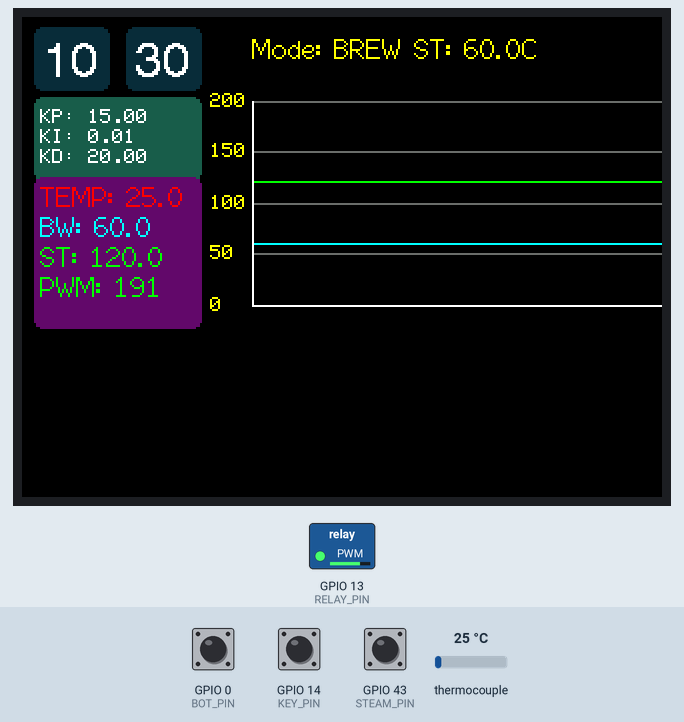
Recording of a program running on a simulated ESP32-S3. Shown: 320×240 colour display, switched loads named in the program (green lamp = pin HIGH). The test bench sets the inputs (shaded band); at power-on: GPIO 14 (KEY_PIN) HIGH, GPIO 43 (STEAM_PIN) HIGH, thermocouple 25 °C, GPIO 0 (BOT_PIN) HIGH (analog values on the 0–4095 scale). EEPROM starts erased.

Above: at 1.9 s.
2.0 s: GPIO 14 (KEY_PIN) pulled LOW for 3.2 s
At 7.5 s:
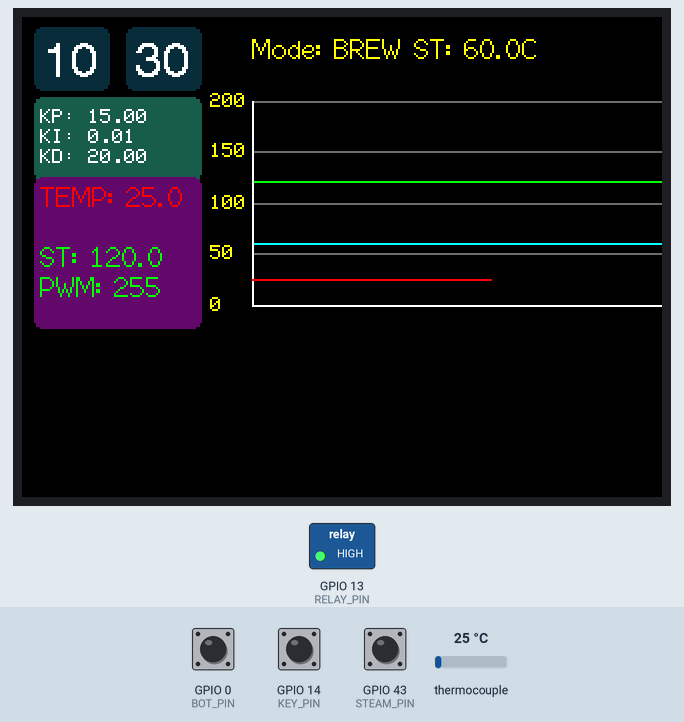
7.6 s: GPIO 43 (STEAM_PIN) pulled LOW for 1.95 s
At 8.3 s:
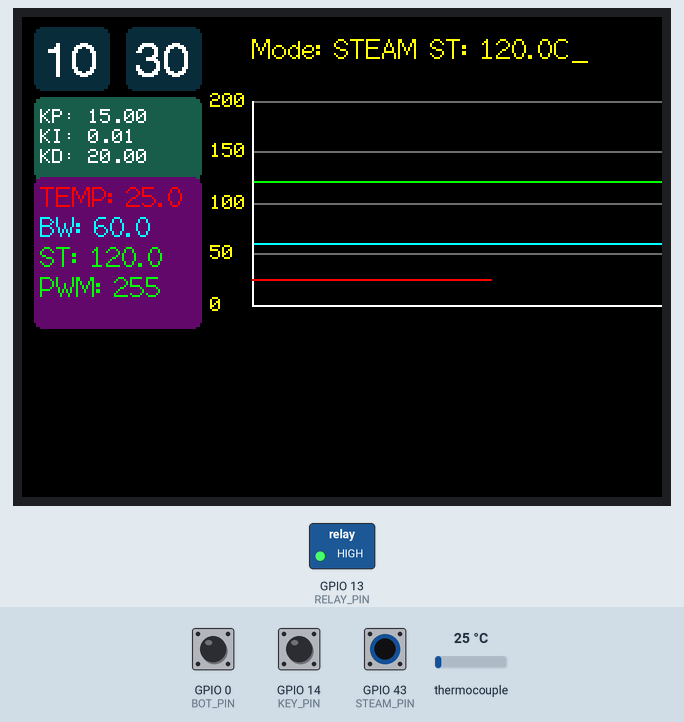
11.0 s: GPIO 43 (STEAM_PIN) pulled LOW for 3.2 s
17.2 s: thermocouple set to 75 °C
At 18.5 s:
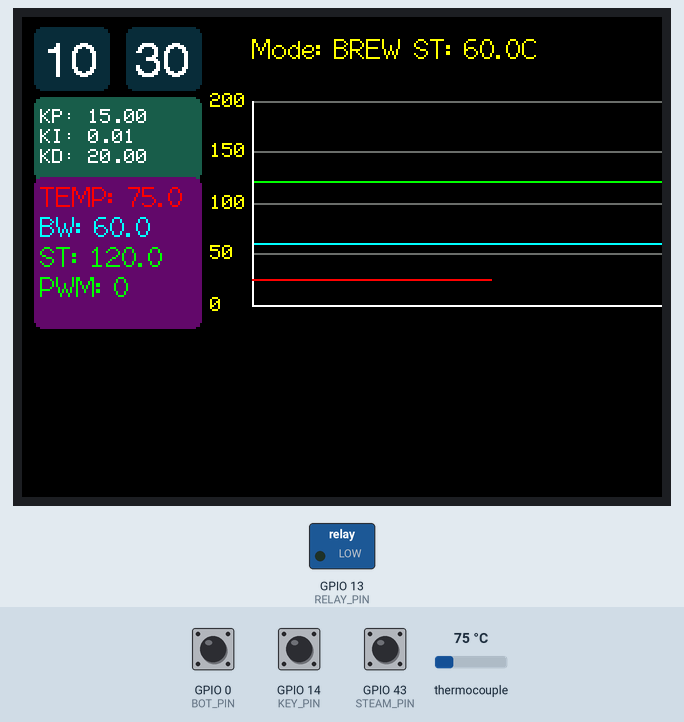
22.5 s: thermocouple set to 63 °C
At 26.8 s:
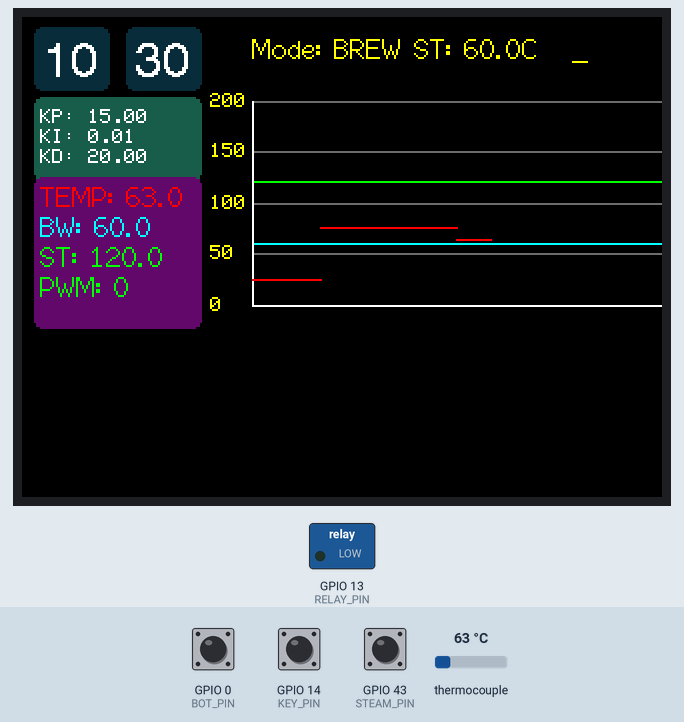
27.3 s: thermocouple set to 59 °C
At 28.0 s:
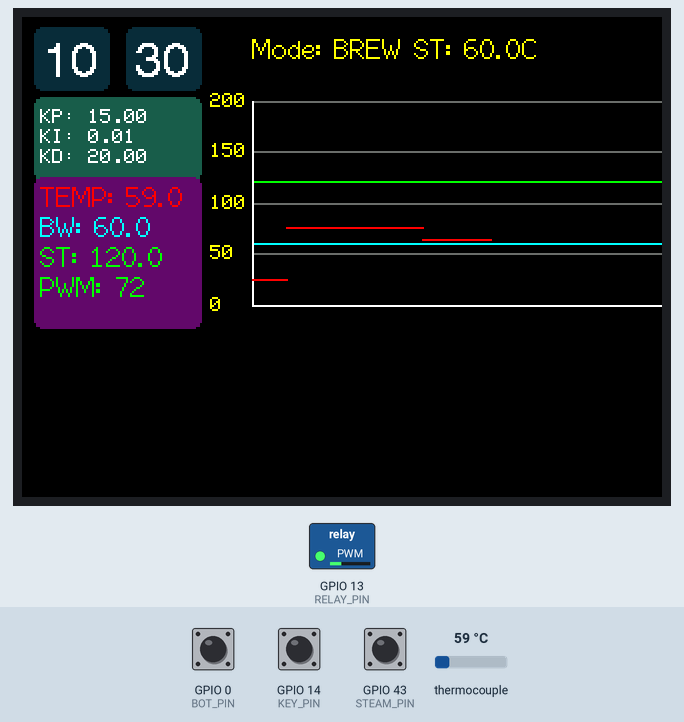
Timing chart, 0 to 30.5 s (numbered marks = the images above; inputs shaded):
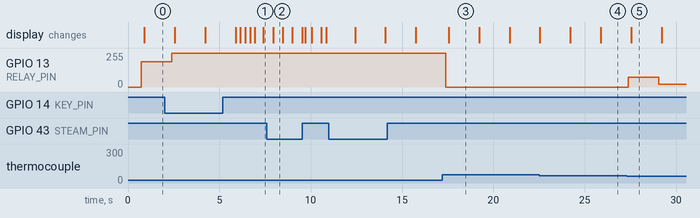

The program:

main.cpp
```cpp
#include "time.h"
#include "Arduino.h"
#include "max6675.h"
#include "TFT_eSPI.h"

#include <EEPROM.h>
#include <PID_v1.h>
#include <PID_AutoTune_v0.h>

#define gray 0x6B6D
#define blue 0x0967
#define orange 0xC260
#define purple 0x604D
#define green 0x1AE9

int gw = 204;
int gh = 102;
int gx = 110;
int gy = 144;
TFT_eSPI lcd = TFT_eSPI();
TFT_eSprite sprite = TFT_eSprite(&lcd);

enum BrewMode
{
  BREW,
  STEAM,
};
BrewMode brewMode;
int lastSteamState = HIGH;

String brewModeString()
{
  if (brewMode == BREW)
  {
    return "BREW";
  }
  else
  {
    return "STEAM";
  }
}

const int STEAM_PIN = 43;
boolean steamOn = false;

const int RELAY_PIN = 13;
boolean relayState = false;

boolean tunePid = false;
int sampleTime = 1500;
#define PWM_MIN 0
#define PWM_MAX 255
double input, output, setpoint;
PID pid(&input, &output, &setpoint, 1, 1, 1, DIRECT);
PID_ATune aTune(&input, &output);

float temps[8] = {0};
int lastIndexTemp = 7;
int tempOffset = 0;
int thermoDO = 10;
int thermoCS = 11;
int thermoCLK = 12;
MAX6675 thermocouple(thermoCLK, thermoCS, thermoDO);

int buttonTimeout = 5000;
int buttonStartTimeout = 0;

int longPress = 2000;
int shortPress = 1000;
bool textVisible = true;
unsigned long textMillis = 0;
unsigned long textInterval = 500;

const int KEY_PIN = 14;
const int BOT_PIN = 0;
unsigned long buttonPressStartTime = 0;
bool buttonKeyPressed = false;
bool buttonBotPressed = false;

enum MenuState
{
  MENU_OFF,
  BREW_TEMP_MODE,
  STEAM_TEMP_MODE,
  TUNNING_MODE
};

int eepromAddr = 0;
MenuState currentMenuState = MENU_OFF;
struct Config
{
  float brewTemp;
  float steamTemp;
  float kp;
  float ki;
  float kd;
};
Config conf;

void saveConfig(const Config &config)
{
  EEPROM.begin(sizeof(Config));
  EEPROM.put(eepromAddr, config);
  EEPROM.commit();
}

Config getConfig()
{
  Config config;
  EEPROM.begin(sizeof(Config));
  EEPROM.get(eepromAddr, config);
  return config;
}

void setup()
{
  Serial.begin(9600);

  pinMode(KEY_PIN, INPUT_PULLUP);
  pinMode(BOT_PIN, INPUT_PULLUP);
  pinMode(STEAM_PIN, INPUT_PULLUP);
  pinMode(RELAY_PIN, OUTPUT);

  lcd.init();
  lcd.fillScreen(TFT_BLACK);
  lcd.setRotation(1);
  sprite.createSprite(320, 170);
  sprite.setTextDatum(3);
  sprite.setSwapBytes(true);
  analogReadResolution(10);

  pid.SetMode(AUTOMATIC);
  pid.SetOutputLimits(PWM_MIN, PWM_MAX);
  pid.SetSampleTime(sampleTime);
  aTune.SetControlType(1);
  aTune.SetNoiseBand(1);
  aTune.SetOutputStep(50);
  aTune.SetLookbackSec(20);

  conf = getConfig();
  if (isnan(conf.brewTemp))
  {
    conf.brewTemp = 60;
    conf.steamTemp = 120;
    conf.kp = 15;
    conf.ki = 0.006;
    conf.kd = 20;
  }
  saveConfig(conf);

  setpoint = conf.brewTemp;
  pid.SetTunings(conf.kp, conf.ki, conf.kd);
  delay(500);
}

void handleButtonPress(int buttonState, bool &buttonFlag)
{
  if (buttonState == LOW && !buttonFlag)
  {
    buttonPressStartTime = millis();
    buttonFlag = true;
  }
}

void loop()
{
  int keyState = digitalRead(KEY_PIN);
  int botState = digitalRead(BOT_PIN);

  handleButtonPress(keyState, buttonKeyPressed);
  handleButtonPress(botState, buttonBotPressed);

  if (keyState == HIGH && buttonKeyPressed)
  {
    unsigned long buttonPressDuration = millis() - buttonPressStartTime;
    if (buttonPressDuration >= longPress)
    {
      if (currentMenuState == MENU_OFF)
      {
        currentMenuState = BREW_TEMP_MODE;
      }
      else if (currentMenuState == BREW_TEMP_MODE)
      {
        currentMenuState = STEAM_TEMP_MODE;
      }
      else if (currentMenuState == STEAM_TEMP_MODE)
      {
        currentMenuState = TUNNING_MODE;
      }
      else
      {
        currentMenuState = MENU_OFF;
        tunePid = false;
      }
    }
    else if (buttonPressDuration < longPress && currentMenuState == BREW_TEMP_MODE)
    {
      conf.brewTemp += 1;
    }
    else if (buttonPressDuration < longPress && currentMenuState == STEAM_TEMP_MODE)
    {
      conf.steamTemp += 1;
    }
    else if (buttonPressDuration < longPress && currentMenuState == TUNNING_MODE)
    {
      tunePid = true;
    }
    buttonStartTimeout = millis();
    saveConfig(conf);
    buttonKeyPressed = false;
  }

  if (botState == HIGH && buttonBotPressed)
  {
    unsigned long buttonPressDuration = millis() - buttonPressStartTime;
    if (buttonPressDuration < 3000 && currentMenuState == BREW_TEMP_MODE)
    {
      conf.brewTemp -= 1;
    }
    else if (buttonPressDuration < longPress && currentMenuState == STEAM_TEMP_MODE)
    {
      conf.steamTemp -= 1;
    }
    buttonStartTimeout = millis();
    saveConfig(conf);
    buttonBotPressed = false;
  }

  if (millis() - buttonStartTimeout >= buttonTimeout)
  {
    currentMenuState = MENU_OFF;
  }

  if (millis() - textMillis >= textInterval)
  {
    textVisible = !textVisible;
    textMillis = millis();
  }

  float tempc = thermocouple.readCelsius() + tempOffset;
  for (int i = 0; i < lastIndexTemp; i++)
  {
    temps[i] = temps[i + 1];
  }
  temps[lastIndexTemp] = tempc;

  input = tempc;

  if (tunePid)
  {
    byte val = (aTune.Runtime());
    Serial.print("tunning val: ");
    Serial.println(val);
    if (val != 0)
    {
      tunePid = false;
    }
    if (!tunePid)
    {
      Serial.println("tunned ");
      pid.SetTunings(aTune.GetKp(), aTune.GetKi(), aTune.GetKd());
    }
  }
  int steamState = digitalRead(STEAM_PIN);
  if (steamState == LOW)
  {
    brewMode = STEAM;
  }
  else
  {
    brewMode = BREW;
  }

  lastSteamState = steamState;

  if (brewMode == STEAM)
  {
    setpoint = conf.steamTemp;
  }
  else
  {
    setpoint = conf.brewTemp;
  }
  pid.Compute();
  int pwmValue = output;
  if (pwmValue > 0 and input < setpoint and input > 0)
  {
    analogWrite(RELAY_PIN, pwmValue);
    relayState = true;
  }
  else
  {
    pwmValue = 0;
    analogWrite(RELAY_PIN, 0);
    relayState = false;
  }

  sprite.fillSprite(TFT_BLACK);
  sprite.setTextColor(TFT_WHITE, blue);
  sprite.fillRoundRect(6, 5, 38, 32, 4, blue);
  sprite.fillRoundRect(52, 5, 38, 32, 4, blue);
  sprite.fillRoundRect(6, 40, 84, 42, 4, green);
  sprite.fillRoundRect(6, 80, 84, 76, 4, purple);
  sprite.drawString(String(10), 10, 24, 4);
  sprite.drawString(String(30), 56, 24, 4);
  sprite.setTextColor(TFT_WHITE, green);

  if ((currentMenuState != TUNNING_MODE || textVisible))
  {
    sprite.drawString("KP: " + String(conf.kp), 9, 50, 1);
    sprite.drawString("KI: " + String(conf.ki), 9, 60, 1);
    sprite.drawString("KD: " + String(conf.kd), 9, 70, 1);
  }

  sprite.setTextColor(TFT_RED, purple);
  sprite.drawString("TEMP: " + String(tempc, 1), 9, 90, 2);
  sprite.setTextColor(TFT_CYAN, purple);
  if ((currentMenuState != BREW_TEMP_MODE || textVisible))
  {
    sprite.drawString("BW: " + String(conf.brewTemp, 1), 9, 105, 2);
  }
  sprite.setTextColor(TFT_GREEN, purple);
  if ((currentMenuState != STEAM_TEMP_MODE || textVisible))
  {
    sprite.drawString("ST: " + String(conf.steamTemp, 1), 9, 120, 2);
  }
  sprite.drawString("PWM: " + String(pwmValue), 9, 135, 2);
  sprite.setTextColor(TFT_YELLOW, TFT_BLACK);
  sprite.drawString("Mode: " + brewModeString() + " ST: " + String(setpoint, 1) + "°C", gx + 5, 16, 2);
  if (tunePid)
  {
    sprite.drawString("Tuning PID", gx + 95, 16, 2);
  }
  if (textVisible)
  {
    sprite.drawString("_", gx + 165, 16, 2);
  }
  sprite.setFreeFont();

  int ngx = gx + 5;

  int tempScale[5] = {0, 50, 100, 150, 200};

  float tempRange = tempScale[4] - tempScale[0];
  float pixelRange = gh;
  float y0 = gy;

  for (int i = 0; i <= 4; i++)
  {
    float temperature = tempScale[i];
    float y = y0 - (temperature - tempScale[0]) * pixelRange / tempRange;
    sprite.drawLine(ngx, y, ngx + gw, y, gray);
    sprite.drawString(String(temperature, 0), gx - 16, y);
  }

  float brewSetPoint = y0 - (conf.brewTemp - tempScale[0]) * pixelRange / tempRange;
  float steamSetPoint = y0 - (conf.steamTemp - tempScale[0]) * pixelRange / tempRange;

  sprite.drawLine(ngx, steamSetPoint, ngx + gw, steamSetPoint, TFT_GREEN);
  sprite.drawLine(ngx, brewSetPoint, ngx + gw, brewSetPoint, TFT_CYAN);

  sprite.drawLine(ngx, gy, ngx + gw, gy, TFT_WHITE);
  sprite.drawLine(ngx, gy, ngx, gy - gh, TFT_WHITE);

  for (int i = 0; i < lastIndexTemp; i++)
  {
    if (temps[i] > 0)
    {
      float y = y0 - (temps[i] - tempScale[0]) * pixelRange / tempRange;
      sprite.drawLine(ngx + (i * 17), y, ngx + ((i + 1) * 17), y, TFT_RED);
    }
  }

  sprite.pushSprite(0, 0);

  if (currentMenuState == MENU_OFF || currentMenuState == TUNNING_MODE)
  {
    delay(sampleTime);
  }
  else
  {
    delay(100);
  }
}
```

Measured:
- the behaviour switches between 60 and 59 °C on thermocouple (found by bisection; images 4 and 5)
- after the input at 7.6 s, the display: changes after 0.34 s (image 2)
- after the input at 17.2 s, GPIO 13 (RELAY_PIN): 255/255 → 0/255 after 0.20 s; the display: changes after 0.36 s (image 3)
- after the input at 27.3 s, GPIO 13 (RELAY_PIN): 0/255 → 72/255 after 0.08 s, → 19/255 1.7 s later
- what the display in image 2 shows lasts 0.6 s, from 7.9 s to 8.5 s
- what the display in image 5 shows lasts 1.7 s, from 27.5 s to 29.2 s
